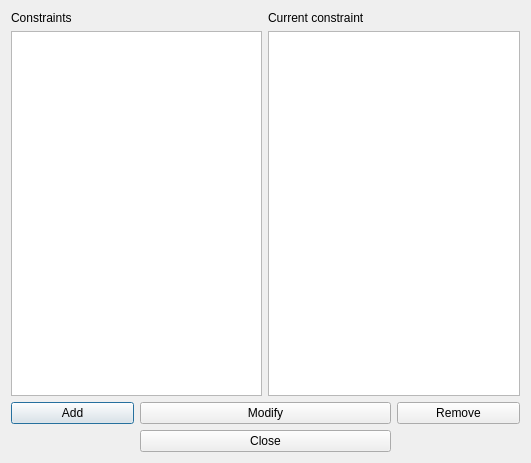
<?xml version="1.0" encoding="UTF-8"?>
<ui version="4.0">
 <class>ConstraintActivitiesSameStartingHourForm_template</class>
 <widget class="QDialog" name="ConstraintActivitiesSameStartingHourForm_template">
  <property name="geometry">
   <rect>
    <x>0</x>
    <y>0</y>
    <width>531</width>
    <height>463</height>
   </rect>
  </property>
  <property name="windowTitle">
   <string extracomment="This is the title of the dialog to see the list of all constraints of this type">Constraints activities same starting hour</string>
  </property>
  <layout class="QGridLayout" name="gridLayout">
   <item row="0" column="0" colspan="2">
    <layout class="QVBoxLayout" name="verticalLayout_2">
     <item>
      <widget class="QLabel" name="constraintsTextLabel">
       <property name="frameShape">
        <enum>QFrame::NoFrame</enum>
       </property>
       <property name="frameShadow">
        <enum>QFrame::Plain</enum>
       </property>
       <property name="text">
        <string>Constraints</string>
       </property>
       <property name="wordWrap">
        <bool>false</bool>
       </property>
      </widget>
     </item>
     <item>
      <widget class="QListWidget" name="constraintsListWidget"/>
     </item>
    </layout>
   </item>
   <item row="0" column="2" colspan="2">
    <layout class="QVBoxLayout" name="verticalLayout">
     <item>
      <widget class="QLabel" name="currentConstraintTextLabel">
       <property name="text">
        <string>Current constraint</string>
       </property>
       <property name="wordWrap">
        <bool>false</bool>
       </property>
      </widget>
     </item>
     <item>
      <widget class="QPlainTextEdit" name="currentConstraintTextEdit"/>
     </item>
    </layout>
   </item>
   <item row="1" column="0">
    <widget class="QPushButton" name="addConstraintPushButton">
     <property name="text">
      <string>Add</string>
     </property>
    </widget>
   </item>
   <item row="1" column="1" colspan="2">
    <widget class="QPushButton" name="modifyConstraintPushButton">
     <property name="text">
      <string>Modify</string>
     </property>
    </widget>
   </item>
   <item row="1" column="3">
    <widget class="QPushButton" name="removeConstraintPushButton">
     <property name="text">
      <string>Remove</string>
     </property>
    </widget>
   </item>
   <item row="2" column="1" colspan="2">
    <widget class="QPushButton" name="closePushButton">
     <property name="text">
      <string>Close</string>
     </property>
    </widget>
   </item>
  </layout>
 </widget>
 <layoutdefault spacing="6" margin="11"/>
 <resources/>
 <connections/>
</ui>
